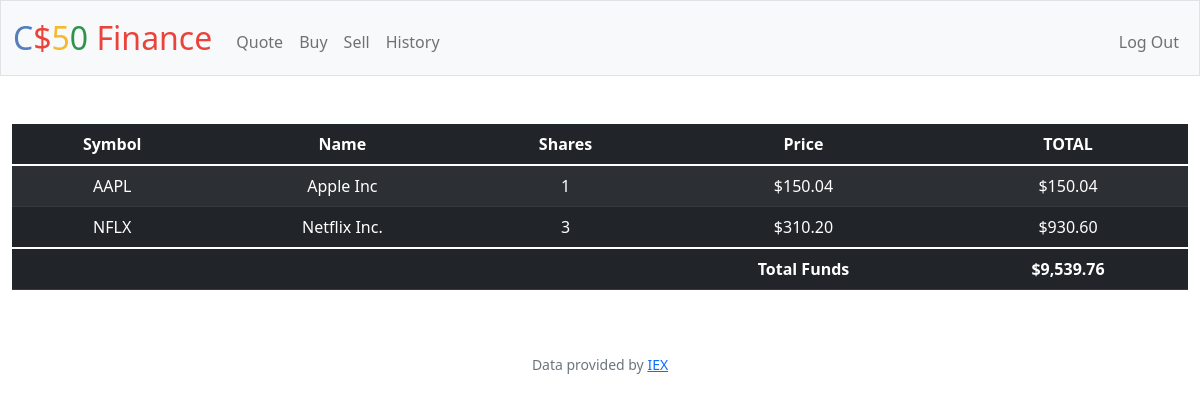
/ (signed in), run on the app's committed database.
### tables this page shows
CREATE TABLE transactions (id int, user_id int, symbol varchar(50), shares int, price float, date timestamp, name varchar(255));

CREATE TABLE users (id INTEGER PRIMARY KEY AUTOINCREMENT NOT NULL, username TEXT NOT NULL, hash TEXT NOT NULL, cash NUMERIC NOT NULL DEFAULT 10000.00);

### app.py (the view)
@app.route("/")
@login_required
def index():
    user_id = session["user_id"]
    transactions_info = db.execute("SELECT symbol, name, SUM(shares) as shares, price FROM transactions WHERE user_id = ? GROUP BY symbol", user_id)
    cash_info = db.execute("SELECT cash FROM users WHERE id = ?", user_id)
    return render_template("index.html", stocks_owned=transactions_info, cash_info=cash_info[0]["cash"])

### app.py (called while the page is built)
@app.after_request
def after_request(response):
    response.headers["Cache-Control"] = "no-cache, no-store, must-revalidate"
    response.headers["Expires"] = 0
    response.headers["Pragma"] = "no-cache"
    return response

### helpers.py (called while the page is built)
def login_required(f):
    @wraps(f)
    def decorated_function(*args, **kwargs):
        if session.get("user_id") is None:
            return redirect("/login")
        return f(*args, **kwargs)
    return decorated_function

def usd(value):
    return f"${value:,.2f}"

### templates/index.html (shortened to what this page needs)
{% extends "layout.html" %}
{% block main %}
<table class="table table-striped table-dark">
    <thead>
      <tr>
        <th scope="col">Symbol</th>
        <th scope="col">Name</th>
        <th scope="col">Shares</th>
        <th scope="col">Price</th>
        <th scope="col">TOTAL</th>
      </tr>
    </thead>
    <tbody>
        {% for row in stocks_owned %}
        <tr>
            <td>{{ row["symbol"] }}</td>
            <td>{{ row["name"] }}</td>
            <td>{{ row["shares"] }}</td>
            <td>{{ usd(row["price"]) }}</td>
            <td>{{ usd(row["shares"] * row["price"]) }}</td>
        </tr>
        {% endfor %}
    </tbody>
    <tfoot>
        <tr>
            <td></td>
            <td></td>
            <td></td>
            <th scope="1">Total Funds</th>
            <th scope="1">{{ usd(cash_info) }}</th>
        </tr>
    </tfoot>
  </table>
{% endblock %}

### data on the page
transactions: symbol "AAPL", name "Apple Inc", shares "1", price "$150.04", usd(row['shares']*row['price']) "$150.04"
users: cash "$9,539.76"

### other printed values
{{ row["symbol"] }} "NFLX"
{{ row["name"] }} "Netflix Inc."
{{ row["shares"] }} "3"
{{ usd(row["price"]) }} "$310.20"
{{ usd(row["shares"] * row["price"]) }} "$930.60"
